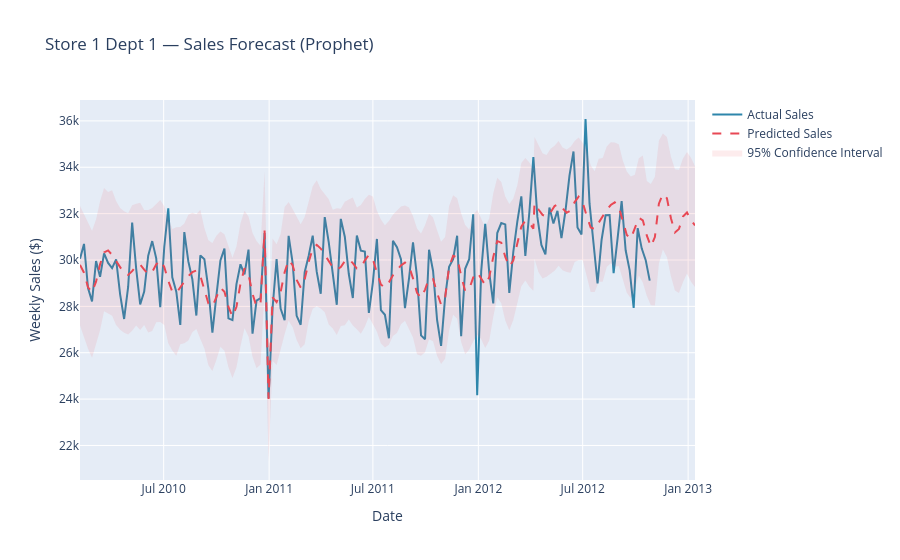

Write notebook code for a chart like this one.
### Code cell
# Merge forecast with actual test values
forecast_test = forecast[['ds', 'yhat', 'yhat_lower', 'yhat_upper']].copy()
forecast_test = forecast_test.merge(prophet_df, on='ds', how='left')

# Plot
fig = go.Figure()

# Actual sales
fig.add_trace(go.Scatter(
    x=prophet_df['ds'],
    y=prophet_df['y'],
    mode='lines',
    name='Actual Sales',
    line=dict(color='#2E86AB', width=2)
))

# Predicted sales
fig.add_trace(go.Scatter(
    x=forecast['ds'],
    y=forecast['yhat'],
    mode='lines',
    name='Predicted Sales',
    line=dict(color='#E84855', width=2, dash='dash')
))

# Confidence interval (the range)
fig.add_trace(go.Scatter(
    x=pd.concat([forecast['ds'], forecast['ds'][::-1]]),
    y=pd.concat([forecast['yhat_upper'], forecast['yhat_lower'][::-1]]),
    fill='toself',
    fillcolor='rgba(232, 72, 85, 0.1)',
    line=dict(color='rgba(255,255,255,0)'),
    name='95% Confidence Interval'
))

fig.update_layout(
    title='Store 1 Dept 1 — Sales Forecast (Prophet)',
    xaxis_title='Date',
    yaxis_title='Weekly Sales ($)',
    hovermode='x unified'
)

fig.show()

### Figure 1 — Plotly figure (JSON) as saved in the notebook; plotly's stock layout.template omitted (floating-point values rounded to 4 significant figures; data arrays with more than 128 entries replaced by an {"elided": "..."} marker saying what was removed)
{"data": [{"line": {"color": "#2E86AB", "width": 2}, "mode": "lines", "name": "Actual Sales", "type": "scatter", "x": {"elided": "143 str values"}, "y": {"elided": "143 float values"}}, {"line": {"color": "#E84855", "dash": "dash", "width": 2}, "mode": "lines", "name": "Predicted Sales", "type": "scatter", "x": {"elided": "155 str values"}, "y": {"elided": "155 float values"}}, {"fill": "toself", "fillcolor": "rgba(232, 72, 85, 0.1)", "line": {"color": "rgba(255,255,255,0)"}, "name": "95% Confidence Interval", "type": "scatter", "x": {"elided": "310 str values"}, "y": {"elided": "310 float values"}}], "layout": {"hovermode": "x unified", "title": {"text": "Store 1 Dept 1 — Sales Forecast (Prophet)"}, "xaxis": {"title": {"text": "Date"}}, "yaxis": {"title": {"text": "Weekly Sales ($)"}}}}
